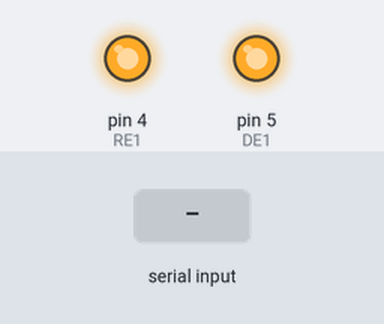
The sketch below on a simulated Arduino Mega 2560, built with avr-gcc and run on an emulated ATmega2560. Parts: output pins drawn as LEDs (lit = HIGH). Inputs (shaded band) come from the test bench. What the sketch prints to the serial monitor is not drawn.

Above: at 1.2 s.
1.3 s: "0" received over Serial
3.5 s: "1" received over Serial
5.5 s: "2" received over Serial
Timing chart, 0 to 8.5 s (numbered marks = the images above; inputs shaded):
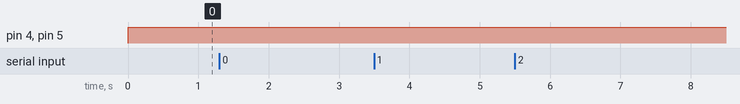

Measured:
- after the input at 1.3 s, every drawn part: stays the same
- after the input at 3.5 s, every drawn part: stays the same
- after the input at 5.5 s, every drawn part: stays the same

The sketch:

MainControl.ino
```cpp
// 发送/接收控制端，一般用一个端口控制就好了
int RE1 = 4;  // 接收使能端:0为接收状态
int DE1 = 5;  // 发送使能端:1为发送状态

// 控制指令
char command; // 指令
int angelInt = 0; // 转动角度int值
byte high = 0x00; // 角度的高位字节(目前角度在±360内，只需要2个字节表示)
byte low = 0x00;  // 角度的低位字节
byte checkSum = 0x00;  // 数据校验和
byte positionCommand[14] = {0x3e, 0xa3, 0x01, 0x08, 0xea, 0x00, 0x00, 0x00, 0x00, 0x00,0x00,0x00,0x00, 0x00}; // 位置闭环控制命令:旋转至0度位置
byte stopCommand[5] = {0x3e, 0x80, 0x01, 0x00, 0xBF}; // 关闭电机命令
byte testCommand[10] = {0x3e, 0xa2, 0x01, 0x04, 0xe5, 0x28, 0x23, 0x00, 0x00, 0x4B};  // 测试命令：匀速转动

// 测试指令
byte positionCommand1[14] = {0x3e, 0xa3, 0x01, 0x08, 0xea, 0x28, 0x23, 0x00, 0x00, 0x00,0x00,0x00,0x00, 0x4b}; // 位置闭环控制命令:旋转至90度位置
byte positionCommand2[14] = {0x3e, 0xa3, 0x01, 0x08, 0xea, 0xD0, 0x07, 0x00, 0x00, 0x00,0x00,0x00,0x00, 0xD7}; // 位置闭环控制命令:旋转至20度位置

// 回复信号
byte result[8];

void setup() {
  pinMode(RE1, OUTPUT);
  pinMode(DE1, OUTPUT);
  Serial.begin(115200); // 与电脑通讯的串口
  Serial1.begin(115200); // 与485通讯的串口

  while(Serial.read()>= 0){}//clear serial port
}

void loop() {
  // 将485设置为发送数据模式
  digitalWrite(RE1,HIGH);
  digitalWrite(DE1,HIGH);

  // 指令控制
  while(Serial.available() > 0) {
    command = Serial.read();

    if(command == '0') {
      Serial.println("命令：关闭电机");
      Serial1.write(stopCommand, 10);
    }
    else if(command == '1') {
      Serial.println("请输入需要转动的角度(-9000~9000,1234表示12.34度):");

      // 读取int值
      while(Serial.available() == 0){}
      angelInt = Serial.parseInt();

      // 将int转化为byte
      low = byte(angelInt);
      high = byte(angelInt/(16*16));
      // 对负数，在转换为byte都要-1才是正确值
      if(angelInt < 0) {
        high = high - 1;
      }

      // 计算校验和
      checkSum = high + low;
      if(angelInt < 0) {
        unsigned char i = 0;
        for(i=0; i<6; i++) {
          checkSum = checkSum + 0xFF;
        }
      }

      // 合成指令
      positionCommand[5] = low;
      positionCommand[6] = high;
      positionCommand[13] = checkSum;
      unsigned char i = 0;
      if(angelInt >= 0) {
        for(i=7;i<13;i++) {
          positionCommand[i] = 0x00;
        }
      }
      else {
        for(i=7;i<13;i++) {
          positionCommand[i] = 0xFF;
        }
      }

      // 打印指令
      i = 0;
      for(i=0;i<14;i++) {
        Serial.print(positionCommand[i],HEX);
        Serial.print(" ");
      }
      Serial1.println();

      // 发送指令
      Serial1.write(positionCommand, 14);
    }
    else if(command == '2') {
      Serial.println("命令：匀速转动");
      Serial1.write(testCommand, 10);
    }
    else if(command == 't') {
      Serial1.write(positionCommand1, 14);
      delay(500);
      Serial1.write(positionCommand2, 14);
      delay(500);
      Serial1.write(positionCommand1, 14);
      delay(500);
      Serial1.write(positionCommand2, 14);
      delay(500);
      Serial1.write(positionCommand1, 14);
    }
    else if(command == 'p') {
      Serial1.write(positionCommand1, 14);
      delay(500);
      Serial1.write(positionCommand2, 14);
      delay(500);
      Serial1.write(positionCommand1, 14);
      delay(500);
      Serial1.write(positionCommand2, 14);
      delay(500);
      Serial1.write(positionCommand1, 14);
      Serial.println("Msg from Arduino");
    }
  }

  while(Serial1.read()>= 0){}
  delay(1000);

  /*
  digitalWrite(RE,LOW);
  digitalWrite(DE,LOW);
  while(Serial1.available() > 0) {
     //Serial.println(Serial1.read(),HEX);
     byte c = Serial1.read();
     Serial.println(c,HEX);
  }
  */
}
```
